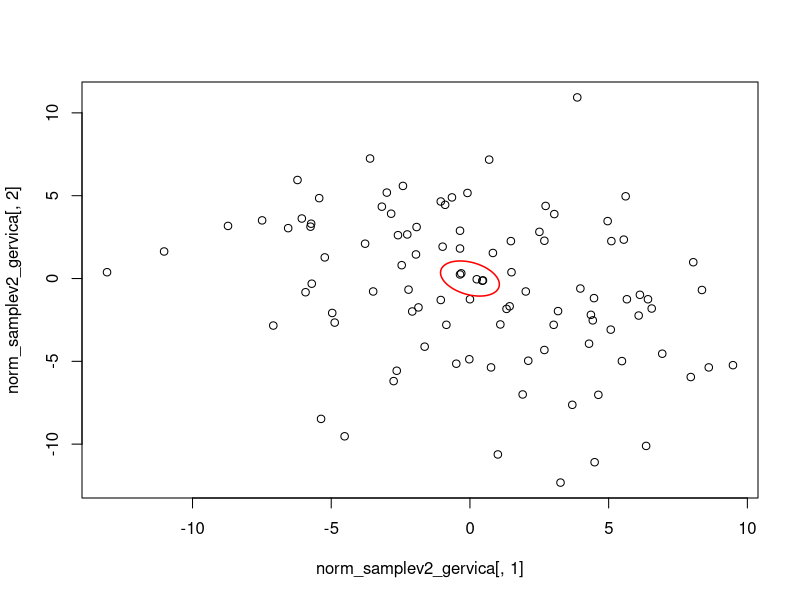
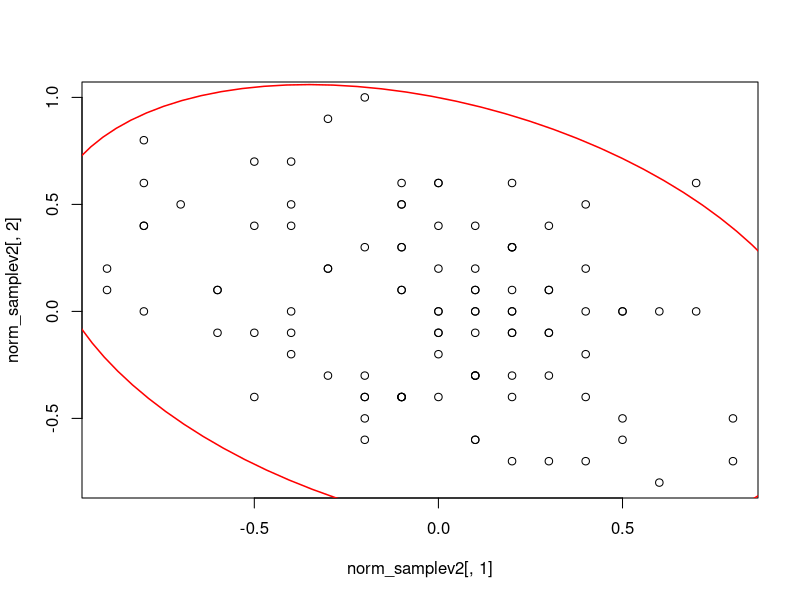
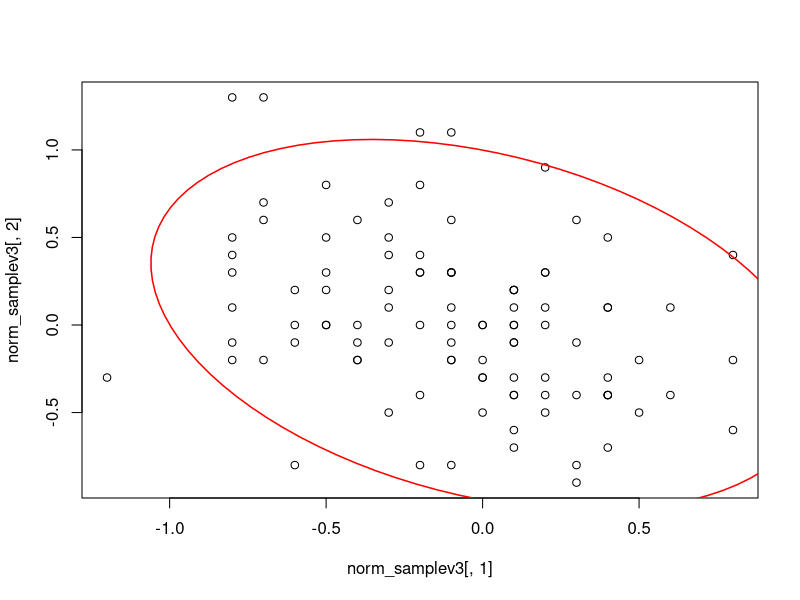
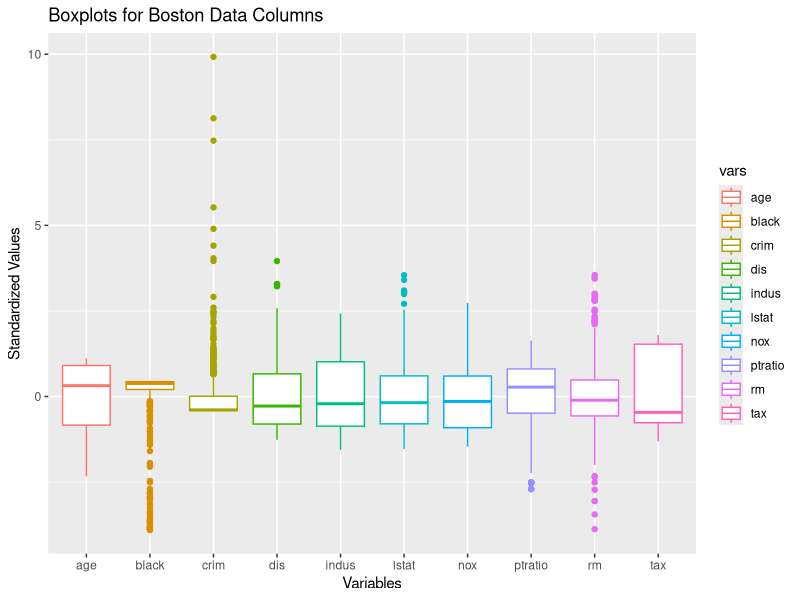
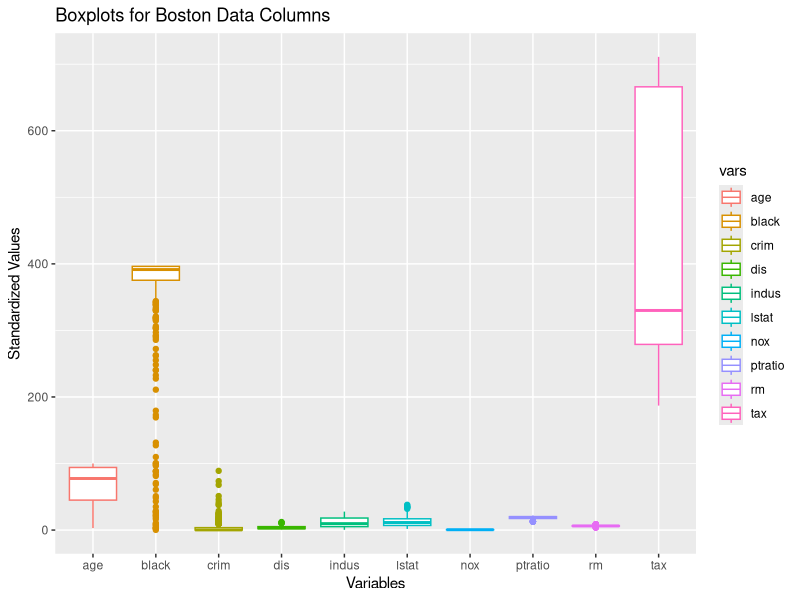
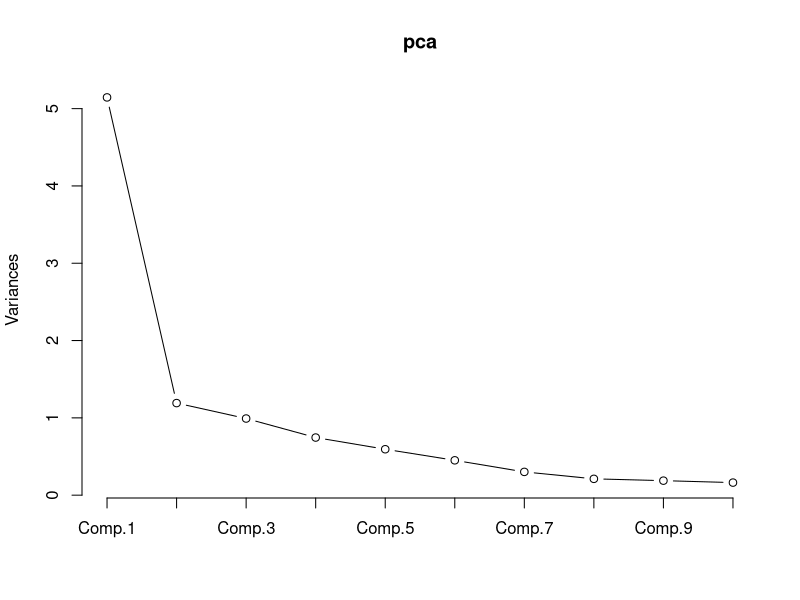

R code for these plots, in order:
## ---- chunk 1
knitr::opts_chunk$set(echo = TRUE)
## ---- chunk 2
library(GGally)
library(tidyverse)
library(ellipse)
## ---- chunk 3
p = 3
pi_0 = 1/4 # da quanto ho capito è uniforme la prob 
N = 1000 
n= 100

M = matrix(NA, nrow= n,ncol=4 )
for (i in 1:n){
  # questo sampla un numero a caso da (1 a 4 )
  Y_hot_i = matrix(NA, nrow=N, ncol=4) # questa è la nx4 dove vanno inseriti i vettori già codificati
  Y_i = sample(4,N,replace =T) #vettore non ancora codificato (contente tutte le 100 estrazioni)
  for (j in (1:N)){
   
    Y_hot_i[j,] = as.numeric(1:4 %in% Y_i[j]) #questo crea i vettori one hot (li codifica) e li mette nella matrice
  }
   
  M[i,] = Y_hot_i %>%
    colSums() # questo dovrebbe essere un unico vettore della multinomiale (massimo valore dovrebbe essere uguale a 100)
}
M  # in teoria questi sono tanti samples dalla multinomiale no ? 

rmultinom(100,1:2,prob=1/4)

pr <- c(1,3,6,10) # normalization not necessary for generation
rmultinom(10, 20, prob = pr)


## ---- chunk 4
#prova v2 gervica 
N<-100
norm_samplev2_gervica<- matrix(NA, nrow=N, ncol=4)
for (i in (1:N)){
    M = matrix(NA, nrow=2000, ncol=4)
    for (q in (1:2000)){
       # questo sampla un numero a caso da (1 a 4 )
    Y_hot_i = matrix(NA, nrow=n, ncol=4) # questa è la nx4 dove vanno inseriti i vettori già codificati
    Y_i = sample(4,n,replace =T) #vettore non ancora codificato (contente tutte le 100 estrazioni)
    for (j in (1:n)){
       
        Y_hot_i[j,] = as.numeric(1:4 %in% Y_i[j]) #questo crea i vettori one hot (li codifica) e li mette nella matrice
      }
    M[q,] = Y_hot_i %>%
    colSums() # questo dovrebbe essere un unico vettore della multinomiale (massimo valore dovrebbe essere uguale a 100)
    }
  
    norm_samplev2_gervica[i,]<-( colSums(M/2000) - 100* pi_0)*sqrt(2000)
}

## ---- chunk 5
mu = c(0,0)
Sigma = matrix( c(3/16 , -1/16, -1/16,3/16) ,nrow=2 , ncol=2)
plot(norm_samplev2_gervica[,1],norm_samplev2_gervica[,2])
lines(ellipse(x=Sigma,centre=mu,level=0.95),col="red",lwd=1.5)
## ---- chunk 6
#prova v2
norm_samplev2<- matrix(NA, nrow=N, ncol=4)
for (i in (1:N)){
      # questo sampla un numero a caso da (1 a 4 )
  Y_hot_i = matrix(NA, nrow=n, ncol=4) # questa è la nx4 dove vanno inseriti i vettori già codificati
  Y_i = sample(4,n,replace =T) #vettore non ancora codificato (contente tutte le 100 estrazioni)
  for (j in (1:n)){
     
      Y_hot_i[j,] = as.numeric(1:4 %in% Y_i[j]) #questo crea i vettori one hot (li codifica) e li mette nella matrice
    }
  M = Y_hot_i %>%
  colSums() # questo dovrebbe essere un unico vettore della multinomiale (massimo valore dovrebbe essere uguale a 100)
  print(i)
  norm_samplev2[i,]<-(M/n - pi_0)*sqrt(n)
}


mu = c(0,0)
Sigma = matrix( c(3/16 , -1/16, -1/16,3/16) ,nrow=2 , ncol=2)
plot(norm_samplev2[,1],norm_samplev2[,2])
lines(ellipse(x=Sigma,centre=mu,level=0.95),col="red",lwd=1.5)
## ---- chunk 7
#prova v3
norm_samplev3<- matrix(NA, nrow=N, ncol=4)
for (i in (1:N)){
  M<-rmultinom(1,size=100,prob=c(1/4,1/4,1/4,1/4))
  norm_samplev3[i,]<-(M/n - pi_0)*sqrt(n)
}
mu = c(0,0)
Sigma = matrix( c(3/16 , -1/16, -1/16,3/16) ,nrow=2 , ncol=2)
plot(norm_samplev3[,1],norm_samplev3[,2])
lines(ellipse(x=Sigma,centre=mu,level=0.95),col="red",lwd=1.5)

## ---- chunk 8
library(MASS)
X<-tibble(Boston[,-c(2,4,9,14)])
dim(X)
?Boston
head(X)
p= ncol(X)
## ---- chunk 9
S = cor(X)
b = S[lower.tri(S)]%>% abs() %>% sort( decreasing = T) %>% .[1:4]
indices <- (matrix( abs(S) %in% b , ncol=p ) & lower.tri(S)) %>% which( arr.ind = TRUE)
#qua prendiamo gli indici delle correlazioni maggiori (dobbiamo sommare ad lower.tri(S)) perchè se no prendiamo il doppio degli indici

# the pipe simbol simply means that you first do what is on the left of it and then put it in the argument of the right(i.e you pipe it in)

result_table <- tibble(
  Var1 = rownames(S)[indices[, 1]],
  Var2 = rownames(S)[indices[, 2]],
  Correlation = S[indices]
)

print(result_table)
## ---- chunk 10
X %>% scale() %>% as_tibble() %>% # the function scale that normalisez the data doesn't output a tibble
  pivot_longer(names_to = "vars", cols=everything() ) %>%
  ggplot( aes(x=vars, y=value, colour = vars)) + 
  geom_boxplot()+ #(qua l'amico di alice l'ha fatto senza scale per me è sbagliato)
  labs(title = "Boxplots for Boston Data Columns",
       x = "Variables",
       y = "Standardized Values") 
## ---- chunk 11
X %>%   # the function scale that normalisez the data doesn't output a tibble
  pivot_longer(names_to = "vars", cols=everything() ) %>%
  ggplot( aes(x=vars, y=value, colour = vars)) + 
  geom_boxplot()+ #(qua l'amico di alice l'ha fatto senza scale per me è sbagliato)
  labs(title = "Boxplots for Boston Data Columns",
       x = "Variables",
       y = "Standardized Values") 
## ---- chunk 12
X_id <- X %>% 
  mutate(id = row_number())

outliers_black <- X_id %>% 
  dplyr::select(black,id) %>%
  slice_max(order_by = black, n = 3)

outliers_rm <- X_id %>% 
  dplyr::select(rm,id) %>%
  slice_max(order_by = rm, n = 3)

outliers_crim <- X_id %>% 
  dplyr::select(crim,id) %>%
  slice_max(order_by = crim, n = 3)

print(outliers_rm ) 
print(outliers_crim)
print(outliers_black )
## ---- chunk 13

## ---- chunk 14
pca = X%>%
  scale() %>%
  princomp()
plot(pca, type="l")
  
## ---- chunk 15
cumsum(pca$sdev ^2/p) < 0.8
## ---- chunk 16
pca$sdev > 1
## ---- chunk 17
cor(pca$scores[,1:3], X) # are these the same of the loadings? no inve
